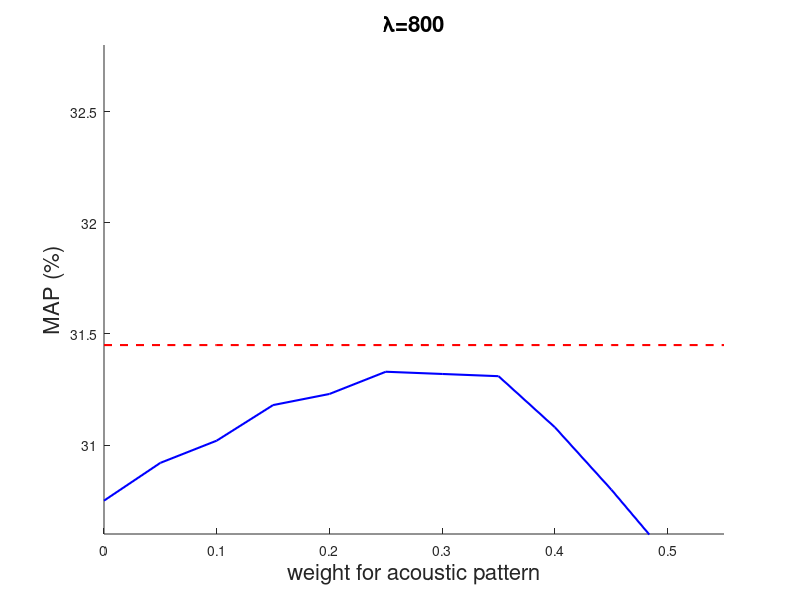

MATLAB code for this plot:
n10_mu100  = [30.75 30.92 31.02 31.18 31.23 31.33 31.32 31.31 31.08 30.80 30.50 30.40];
n10_mu400  = [];
n10_mu800  = [];
n10_mu1000 = [];
n10_mu1200 = [];

x=0:0.05:0.55;
baseline=[31.45 31.45 31.45 31.45 31.45 31.45 31.45 31.45 31.45 31.45 31.45 31.45];
hold;
h1 = plot(x, n10_mu100, 'b', 'LineWidth', 1.5);
% h5 = plot(x, n10_mu400, 'g', 'LineWidth', 1.5);
% h9 = plot(x, n10_mu800, 'm', 'LineWidth', 1.5);
% h12 = plot(x, n10_mu1000, 'c', 'LineWidth', 1.5);
% h13 = plot(x, n10_mu1200, 'r', 'LineWidth', 1.5);
hbase = plot(x, baseline, '--r', 'LineWidth', 1.50);

xlim([0.00 0.55]);
ylim([30.60 32.80]);

% legend(hbase, 'first pass (without query expansion)')
% legend(h1, '\lambda = 100');
% legend(h5, '\lambda = 100');
% legend(h9, '\lambda = 100');
% legend(h12, '\lambda = 100');
% legend(h13, '\lambda = 100');

xlabel('weight for acoustic pattern','FontSize', 16);
ylabel('MAP (%)','FontSize',16);
title('\lambda=800','FontSize',16);